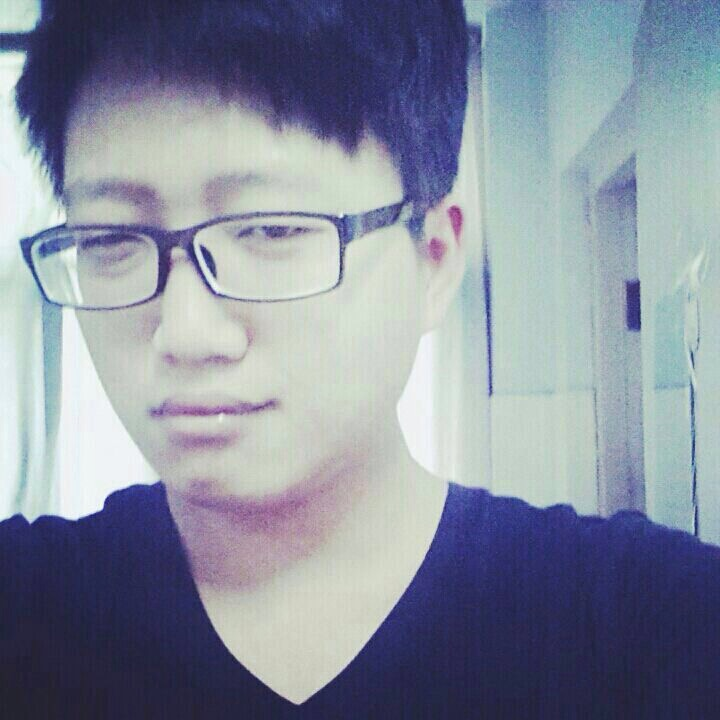
#> input picture test.jpg, 720 x 720 px
$ python test_PIL.py
#> lines starting #> are read from the running program, lines starting #| are printed output that depends on the picture
#!/usr/bin/env python3
# -*- coding: utf-8 -*-

from PIL import Image, ImageDraw, ImageFont, ImageFilter
import random

# 打开一个jpg图片文件，注意是当前路径
im = Image.open('test.jpg')
#> im is the input picture: PIL image 720x720 RGB; mean R, G, B 135, 142.5, 157.6
# 获得图片尺寸
w,h = im.size
#> w = 720; h = 720
print('Original image size is : %sx%s' % (w,h))
#| Original image size is : 720x720
# 缩放到50%
# im.thumbnail((w/2,h/2))
# print('Resize image to : %sx%s' % (w/2,h/2))
# im.save('thumbnail.jpg','jpeg')


# 当前路径打开一张图片，做模糊效果
im = Image.open('test.jpg')
# 应用模糊滤镜
# im1 = im.filter(ImageFilter.BLUR)
# im1.save('blur.jpg','jpeg')


# 随机字母：
def rndChar():
	return chr(random.randint(65,90))
# 随机颜色1：
def rndColor():
	return (random.randint(64,255), random.randint(64,255), random.randint(64,255))
# 随机颜色2：
def rndColor2():
	return (random.randint(64,127), random.randint(64,127), random.randint(64,127))
width = 60 * 4
height = 60
image = Image.new('RGB',(width,height),(255,255,255))
#> image: PIL image 240x60 RGB; every value is 255
# 创建Font对象：
font = ImageFont.truetype('Arial.ttf', 36)
# 创建Draw对象：
draw = ImageDraw.Draw(image)
# 填充每个像素：
for x in range(width):
	for y in range(height):
		draw.point((x,y), fill = rndColor())
# 输出文字：
for t in range(4):
	draw.text((60 * t + 10,10),rndChar(),font = font, fill = rndColor2())
# 模糊：
image = image.filter(ImageFilter.BLUR)
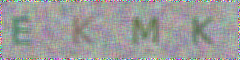
#> image: PIL image 240x60 RGB; mean R, G, B 155.6, 156, 155.2
image.save('code_creat.jpg','jpeg')
